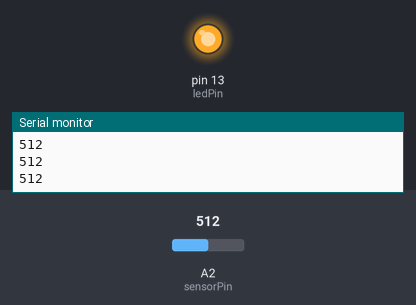
This sketch was run on a simulated Arduino Uno, built with avr-gcc and run on an emulated ATmega328P. Shown: output pins drawn as LEDs (lit = HIGH), the last lines printed to the serial monitor. The inputs (shaded band) are chosen by the test bench; at power-on: A2 (sensorPin) = 512.

Above: at 1.2 s.
1.3 s: A2 (sensorPin) set to 484
At 2.5 s:
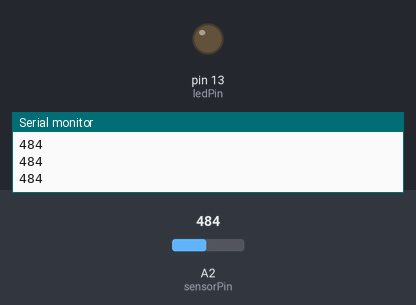
2.8 s: A2 (sensorPin) set to 510
At 3.8 s:
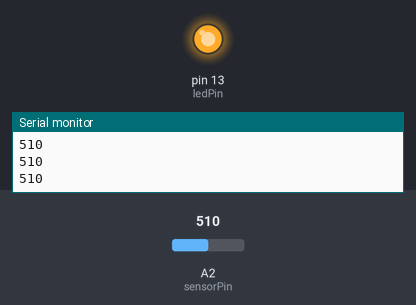
4.3 s: A2 (sensorPin) set to 490
At 5.1 s:
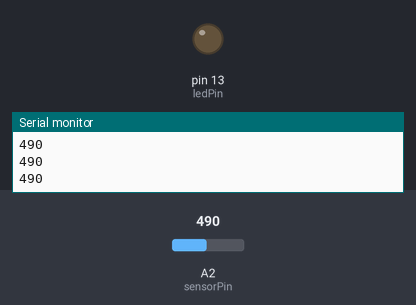
Timing chart, 0 to 7.3 s (numbered marks = the images above; inputs shaded):
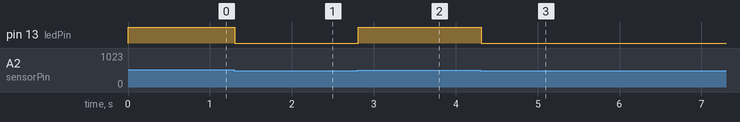

The sketch:

GetSensorData.ino
```cpp
// potentiometer_read.ino
// reads a potentiometer and sends value over serial
/* for Grove Beginner Kit,
A0 = sound
A1 = potentiometer
A2 = light
A3 = magnet


*/
int sensorPin = A2;  // The potentiometer on pin 0
int ledPin = 13;     // The LED is connected on pin 13
int sensorValue;     // variable to stores data

void setup() // runs once when the sketch starts
{
  // make the LED pin (pin 13) an output pin
  pinMode(ledPin, OUTPUT);

  // initialize serial communication
  Serial.begin(9600);
}

void loop() // runs repeatedly after setup() finishes
{
  sensorValue = analogRead(sensorPin);  // read pin A0
  Serial.println(sensorValue);         // send data to serial

  if (sensorValue < 500) {            // less than 500?
    digitalWrite(ledPin, LOW); }     // Turn the LED off

  else {                               // greater than 500?
    digitalWrite(ledPin, HIGH); }     // Keep the LED on

  delay(100);             // Pause 100 milliseconds
}
```

Measured:
- the behaviour switches between 500 and 499 on A2 (sensorPin) (found by bisection; images 0 and 1)
- after the input at 1.3 s, pin 13 (ledPin): HIGH → LOW at once
- after the input at 2.8 s, pin 13 (ledPin): LOW → HIGH at once
- after the input at 4.3 s, pin 13 (ledPin): HIGH → LOW at once
